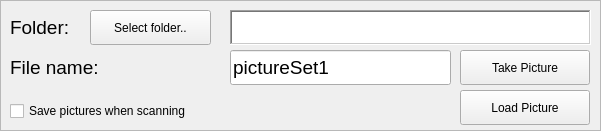
      <widget class="QFrame" name="frame_3">
       <property name="geometry">
        <rect>
         <x>1050</x>
         <y>10</y>
         <width>601</width>
         <height>131</height>
        </rect>
       </property>
       <property name="frameShape">
        <enum>QFrame::StyledPanel</enum>
       </property>
       <property name="frameShadow">
        <enum>QFrame::Raised</enum>
       </property>
       <widget class="QLabel" name="label_6">
        <property name="geometry">
         <rect>
          <x>10</x>
          <y>10</y>
          <width>81</width>
          <height>35</height>
         </rect>
        </property>
        <property name="font">
         <font>
          <pointsize>14</pointsize>
         </font>
        </property>
        <property name="text">
         <string>Folder:</string>
        </property>
       </widget>
       <widget class="QPushButton" name="button_folder_select">
        <property name="geometry">
         <rect>
          <x>90</x>
          <y>10</y>
          <width>121</width>
          <height>35</height>
         </rect>
        </property>
        <property name="text">
         <string>Select folder..</string>
        </property>
       </widget>
       <widget class="QTextBrowser" name="textbox_path">
        <property name="geometry">
         <rect>
          <x>230</x>
          <y>10</y>
          <width>361</width>
          <height>35</height>
         </rect>
        </property>
        <property name="font">
         <font>
          <pointsize>14</pointsize>
          <italic>false</italic>
         </font>
        </property>
        <property name="frameShape">
         <enum>QFrame::WinPanel</enum>
        </property>
        <property name="frameShadow">
         <enum>QFrame::Sunken</enum>
        </property>
       </widget>
       <widget class="QPushButton" name="button_take_pic">
        <property name="geometry">
         <rect>
          <x>460</x>
          <y>50</y>
          <width>130</width>
          <height>35</height>
         </rect>
        </property>
        <property name="text">
         <string>Take Picture</string>
        </property>
       </widget>
       <widget class="QLineEdit" name="fileName">
        <property name="geometry">
         <rect>
          <x>230</x>
          <y>50</y>
          <width>221</width>
          <height>35</height>
         </rect>
        </property>
        <property name="font">
         <font>
          <pointsize>14</pointsize>
         </font>
        </property>
        <property name="text">
         <string>pictureSet1</string>
        </property>
       </widget>
       <widget class="QLabel" name="label_8">
        <property name="geometry">
         <rect>
          <x>10</x>
          <y>50</y>
          <width>190</width>
          <height>35</height>
         </rect>
        </property>
        <property name="font">
         <font>
          <pointsize>14</pointsize>
         </font>
        </property>
        <property name="text">
         <string>File name:</string>
        </property>
       </widget>
       <widget class="QPushButton" name="button_load_picture">
        <property name="geometry">
         <rect>
          <x>460</x>
          <y>90</y>
          <width>130</width>
          <height>35</height>
         </rect>
        </property>
        <property name="text">
         <string>Load Picture</string>
        </property>
       </widget>
       <widget class="QCheckBox" name="saveCheckBox">
        <property name="geometry">
         <rect>
          <x>10</x>
          <y>100</y>
          <width>231</width>
          <height>22</height>
         </rect>
        </property>
        <property name="text">
         <string>Save pictures when scanning</string>
        </property>
       </widget>
      </widget>
